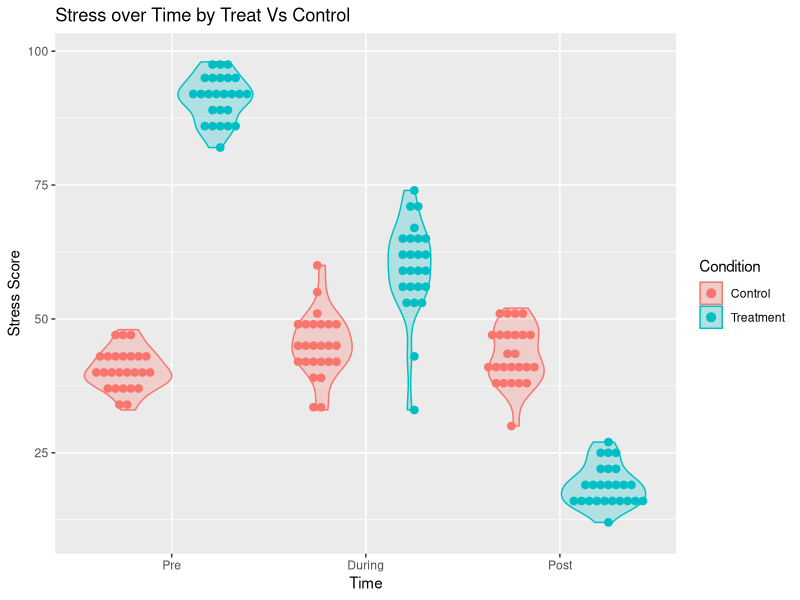

Reproduce this figure in R.
## ---- chunk 1
knitr::opts_chunk$set(message = F, warning = F, fig.align = 'center')
## ---- chunk 2
library(tidyverse)
library(lme4)
library(kableExtra)
## ---- chunk 3
simMIX <- tibble(
  ID = factor(rep(paste("ID", 1:50, sep=""),each=3)) ,
  Stress = round(c(rnorm(75,c(40,45,42),sd=c(4, 6, 5)),rnorm(75,c(90,60,20),sd=c(6, 10, 5))),0),
  Time = factor(rep(c("Pre", "During", "Post"), each=1,50)),
  Group = factor(c(rep("Control", 75), rep("Treatment", 75)))
)

simMIX[c(1:3, 148:150),]
## ---- chunk 4
sumMIX <- 
  simMIX %>%
  group_by(Time, Group) %>%
  summarise(
    N = n_distinct(ID),
    Mean = round(mean(Stress, na.rm=T),2),
    SD = round(sd(Stress, na.rm=T),2)
    )
## ---- chunk 5
kable(sumMIX) %>%
  kable_styling("striped")
## ---- chunk 6
simMIX %>% 
  ggplot(aes(Time, Stress, color=Group, fill=Group))  + 
  geom_violin(alpha = .25) + 
  geom_dotplot(binaxis='y', stackdir='center', position=position_dodge(1),
               dotsize = 0.5) +
  scale_x_discrete(limits = c("Pre", "During", "Post")) +
  labs(x="Time", y = "Stress Score", 
       title="Stress over Time by Treat Vs Control", color="Condition", fill="Condition")
## ---- chunk 7
m0 <- lmer(Stress ~ 1 +
             (1 | ID), data = simMIX)
summary(m0)
## ---- chunk 8
m1 <- lmer(Stress ~ 1 + Time + Group +
             (1 | ID), data = simMIX)
summary(m1)
## ---- chunk 9
m2 <- lmer(Stress ~ 1 + Time + Group + Time*Group +
             (1 | ID), data = simMIX)
summary(m2)
## ---- chunk 10
anova(m0,m1,m2)
## ---- chunk 11
m3 <- aov(Stress ~ Time + Group + Time*Group +
            Error(ID/Time), data = simMIX)
summary(m3)
## ---- chunk 12
anova(m2)
